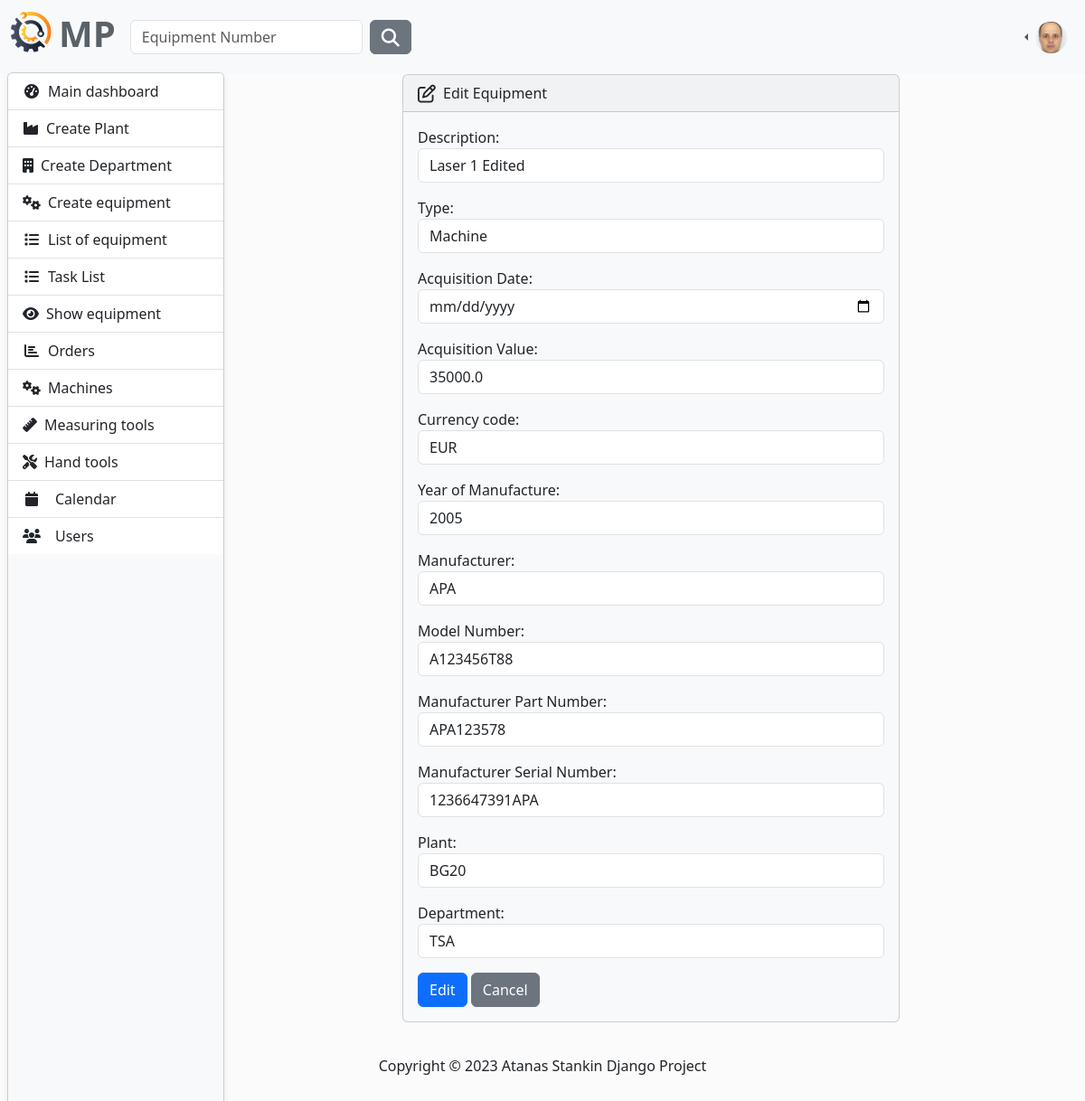
Before: /equipment/1/edit/ (signed in) with the older database file.
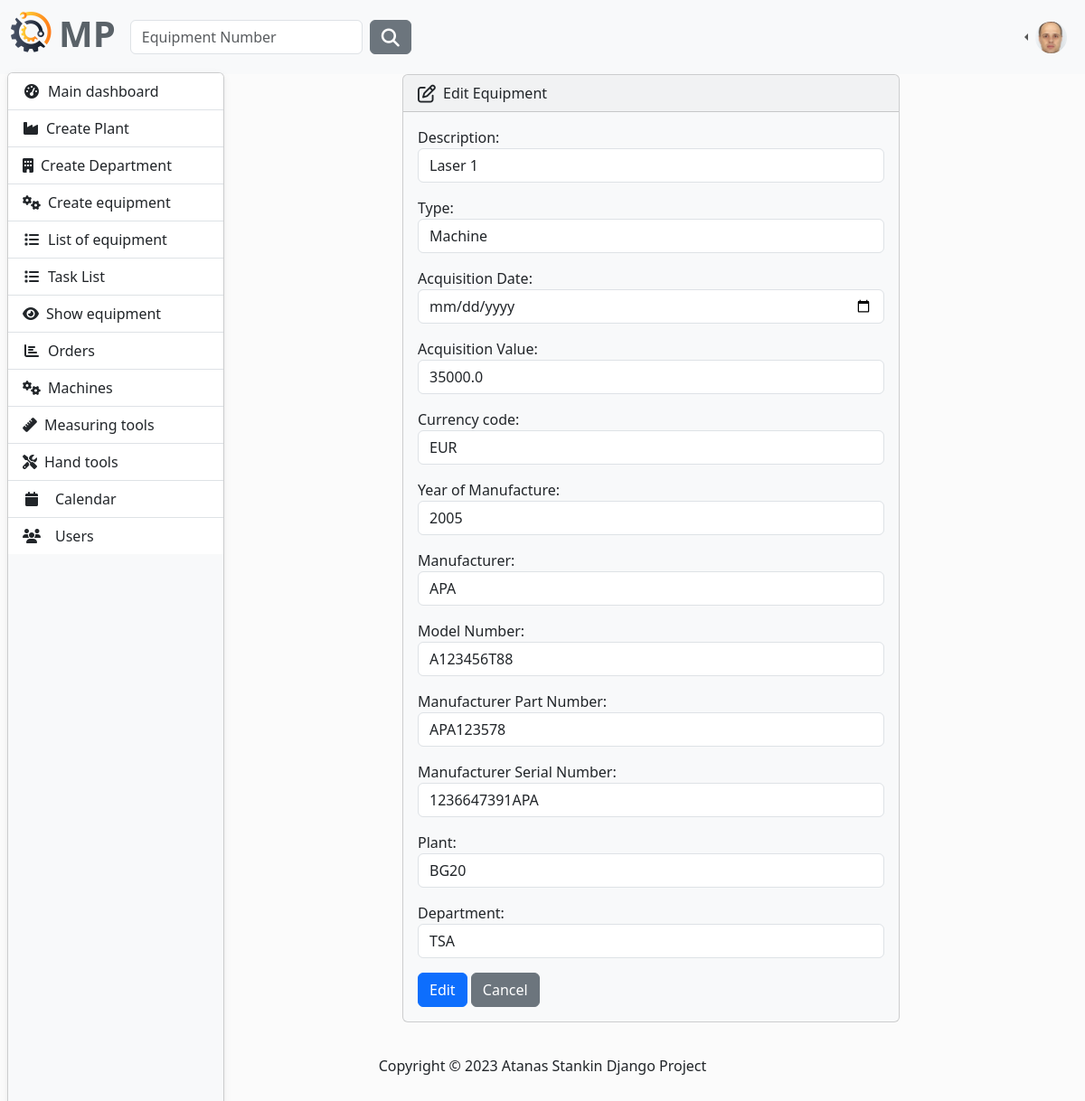
After: the same page with the newer database file.
### MaintenancePlanner/equipment/models.py (models this page shows, shortened)
class Equipment(models.Model):
    description = models.CharField(
        max_length=30,
        validators=[equipment_name_validator],
    )
    type = models.CharField(
        max_length=30,
        choices=TYPE_OF_EQUIPMENT
    )
    acquisition_date = models.DateField(
        blank=True,
        null=True,
        verbose_name='Acquisition Date',
    )
    acquisition_value = models.FloatField(
        blank=True,
        null=True,
        verbose_name='Acquisition Value',
    )
    currency_code = models.CharField(
        max_length=10,
        choices=CURRENCY_CHOICES,
        default='EUR',
    )
    year_of_manufacture = models.PositiveIntegerField(
        verbose_name='Year of Manufacture',
        null=True,
        blank=True,
    )
    manufacturer = models.CharField(
        max_length=30,
        blank=True,
        null=True,
    )
    model_number = models.CharField(
        max_length=30,
        blank=True,
        null=True,
        verbose_name='Model Number'
    )
    part_number = models.CharField(
        max_length=30,
        blank=True,
        null=True,
        verbose_name='Manufacturer Part Number',
    )
    serial_number = models.CharField(
        max_length=30,
        blank=True,
        null=True,
        verbose_name='Manufacturer Serial Number',
    )
    plant = models.ForeignKey(
        to=Plant,
        on_delete=models.CASCADE)
    department = models.ForeignKey(
        to=Department,
        on_delete=models.CASCADE)
    last_checked_date = models.DateField(
        verbose_name='Last Checked Date',
        blank=True,
        null=True,
    )
    next_check_date = models.DateField(
        verbose_name='Next Check Date',
        blank=True,
        null=True,
    )

### MaintenancePlanner/equipment/views.py (the view)
# urls.py: path('<int:pk>/edit/', UpdateEquipment.as_view(), name='edit-equipment'),
class UpdateEquipment(LoginRequiredMixin, UpdateView):
    model = Equipment
    template_name = 'edit-equipment.html'
    form_class = EquipmentForm
    success_url = reverse_lazy('equipment-list')

### MaintenancePlanner/plant/models.py (called while the page is built)
    def __str__(self):
        return f'{self.cost_center}'

    def __str__(self):
        return self.name

### MaintenancePlanner/equipment/templates/edit-equipment.html (shortened to what this page needs)
{% extends 'base.html' %}
{% block content %}
        <div class="row justify-content-center">
            <div class="col-7">
                <div class="card bg-light mb-3" style="max-width: 200rem;">
                  <div class="card-header">
                      <i class="fa-regular fa-pen-to-square fa-lg me-2"></i>Edit Equipment
                  </div>
                  <div class="card-body">
                      <form  method="POST" >
                          {{ form.as_p }}
                          <button type="submit" class="btn btn-primary">Edit</button>
                          <a href="{% url 'equipment-list' %}" class="btn btn-secondary">Cancel</a>
                      </form>
                  </div>
            </div>
            </div>
        </div>
{% endblock %}

Changed rows visible on the page:
changed Equipment "Machine": description "Laser 1 Edited" → "Laser 1"
